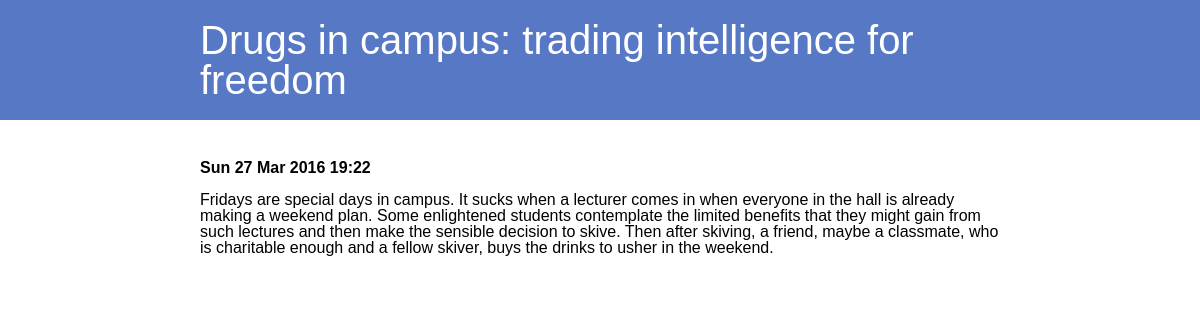
The page /liveblog/drugs-campus-trading-intelligence-freedom/ on the database as committed earlier.
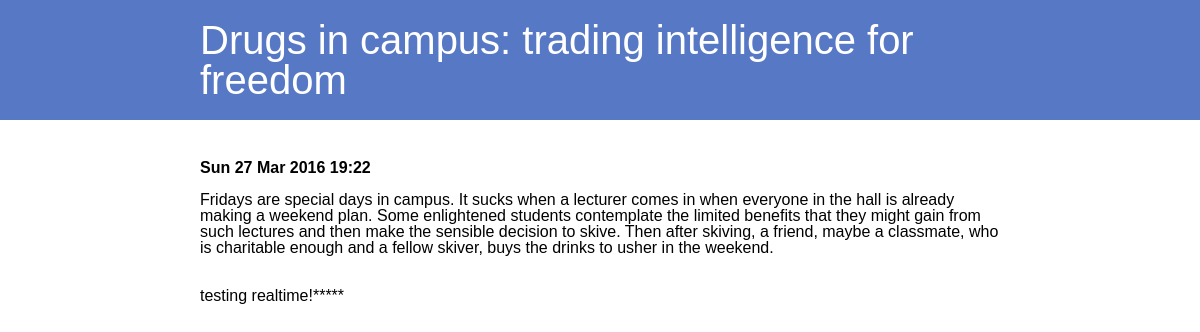
The same page on the database as committed later.
### posts/models.py (models this page shows, shortened)
class Liveblog(models.Model):
    title = models.CharField(max_length=255)
    slug = models.SlugField()

class Post(models.Model):
    liveblog = models.ForeignKey(Liveblog, related_name="posts")
    body = models.TextField()
    created = models.DateTimeField(auto_now_add=True)
    updated = models.DateTimeField(auto_now=True)
    def html_body(self):
        return linebreaks_filter(self.body)

### posts/views.py (the view)
# urls.py: url(r'^liveblog/(?P<slug>[^/]+)/$', liveblog),
def liveblog(request, slug):
    blog = get_object_or_404(Liveblog, slug=slug)
    return render(request, "liveblog.html", {
        "liveblog": blog,
        "posts": blog.posts.order_by("-created"),
    })

### templates/liveblog.html (shortened to what this page needs)
{% extends "base.html" %}
{% block header_text %}{{ liveblog.title }}{% endblock %}
{% block content %}
    <div id="posts">
        {% for post in posts %}
            <div class="post" data-post-id="{{ post.id }}">
                <h2>{{ post.created|date:"D d M Y H:i" }}</h2>
                {{ post.html_body }}
            </div>
        {% endfor %}
    </div>
{% endblock %}

### templates/base.html (shortened to what this page needs)
<!DOCTYPE html>
{% load staticfiles %}
<html>
<head>
	<link rel="stylesheet" href="{% static 'css/style.css' %}" type="text/css" media="screen" />
</head>
<body>
	<header>
		<h1>{% block header_text %}{% endblock %}</h1>
	</header>
	<section>
		{% block content %}
		{% endblock %}
	</section>
</body>
</html>

### static/css/style.css (style rules this page uses)
html, body, div, span, applet, object, iframe, h1, h2, h3, h4, h5, h6, p, blockquote, pre, a, abbr, acronym, address, big, cite, code, del, dfn, em, img, ins, kbd, q, s, samp, small, strike, strong, sub, sup, tt, var, b, u, i, center, dl, dt, dd, ol, ul, li, fieldset, form, label, legend, table, caption, tbody, tfoot, thead, tr, th, td, article, aside, canvas, details, embed, figure, figcaption, footer, header, hgroup, menu, nav, output, ruby, section, summary, time, mark, audio, video { margin: 0; padding: 0; border: 0; font-size: 100%; font: inherit; vertical-align: baseline; }
article, aside, details, figcaption, figure, footer, header, hgroup, menu, nav, section { display: block; }
body { line-height: 1; font-family: sans-serif; }
header { padding: 20px 0; margin: 0 0 40px 0; background: #5778C4; color: #fff; }
header h1 { width: 800px; margin: 0 auto; font-size: 40px; }
section { width: 800px; margin: 0 auto; }
p { margin: 1em 0 2em 0; }
.post { margin: 0 0 30px 0; }
.post h2 { font-weight: bold; }

Rows that differ between the two databases and show on the page:
changed Post: html_body "…usher in the weekend." → "…usher in the weekend. testing realtime!*****"
